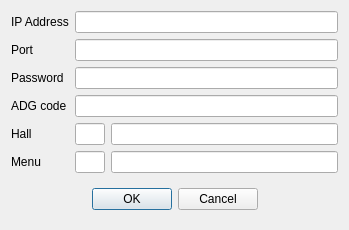
<?xml version="1.0" encoding="UTF-8"?>
<ui version="4.0">
 <class>DlgTaxPrintSetup</class>
 <widget class="QDialog" name="DlgTaxPrintSetup">
  <property name="geometry">
   <rect>
    <x>0</x>
    <y>0</y>
    <width>349</width>
    <height>222</height>
   </rect>
  </property>
  <property name="windowTitle">
   <string>Tax Printer Setup</string>
  </property>
  <layout class="QVBoxLayout" name="verticalLayout">
   <item>
    <layout class="QGridLayout" name="gridLayout">
     <item row="4" column="0">
      <widget class="QLabel" name="label_5">
       <property name="text">
        <string>Hall</string>
       </property>
      </widget>
     </item>
     <item row="2" column="0">
      <widget class="QLabel" name="label_3">
       <property name="text">
        <string>Password</string>
       </property>
      </widget>
     </item>
     <item row="0" column="0">
      <widget class="QLabel" name="label">
       <property name="text">
        <string>IP Address</string>
       </property>
      </widget>
     </item>
     <item row="1" column="0">
      <widget class="QLabel" name="label_2">
       <property name="text">
        <string>Port</string>
       </property>
      </widget>
     </item>
     <item row="3" column="0">
      <widget class="QLabel" name="label_4">
       <property name="text">
        <string>ADG code</string>
       </property>
      </widget>
     </item>
     <item row="6" column="0" colspan="3">
      <widget class="QWidget" name="widget" native="true">
       <layout class="QHBoxLayout" name="horizontalLayout">
        <item>
         <spacer name="horizontalSpacer">
          <property name="orientation">
           <enum>Qt::Horizontal</enum>
          </property>
          <property name="sizeHint" stdset="0">
           <size>
            <width>69</width>
            <height>20</height>
           </size>
          </property>
         </spacer>
        </item>
        <item>
         <widget class="QPushButton" name="btnOk">
          <property name="text">
           <string>OK</string>
          </property>
         </widget>
        </item>
        <item>
         <widget class="QPushButton" name="btnCancel">
          <property name="text">
           <string>Cancel</string>
          </property>
         </widget>
        </item>
        <item>
         <spacer name="horizontalSpacer_2">
          <property name="orientation">
           <enum>Qt::Horizontal</enum>
          </property>
          <property name="sizeHint" stdset="0">
           <size>
            <width>68</width>
            <height>20</height>
           </size>
          </property>
         </spacer>
        </item>
       </layout>
      </widget>
     </item>
     <item row="5" column="0">
      <widget class="QLabel" name="label_6">
       <property name="text">
        <string>Menu</string>
       </property>
      </widget>
     </item>
     <item row="4" column="2">
      <widget class="EQLineEdit" name="leHallName"/>
     </item>
     <item row="5" column="2">
      <widget class="EQLineEdit" name="leMenuName"/>
     </item>
     <item row="4" column="1">
      <widget class="EQLineEdit" name="leHallCode">
       <property name="maximumSize">
        <size>
         <width>30</width>
         <height>16777215</height>
        </size>
       </property>
      </widget>
     </item>
     <item row="5" column="1">
      <widget class="EQLineEdit" name="leMenuCode">
       <property name="maximumSize">
        <size>
         <width>30</width>
         <height>16777215</height>
        </size>
       </property>
      </widget>
     </item>
     <item row="0" column="1" colspan="2">
      <widget class="EQLineEdit" name="leAddress"/>
     </item>
     <item row="1" column="1" colspan="2">
      <widget class="EQLineEdit" name="lePort"/>
     </item>
     <item row="2" column="1" colspan="2">
      <widget class="EQLineEdit" name="lePassword"/>
     </item>
     <item row="3" column="1" colspan="2">
      <widget class="QLineEdit" name="leAdg"/>
     </item>
    </layout>
   </item>
  </layout>
 </widget>
 <customwidgets>
  <customwidget>
   <class>EQLineEdit</class>
   <extends>QLineEdit</extends>
   <header location="global">eqlineedit.h</header>
   <slots>
    <signal>customButtonClicked(bool)</signal>
   </slots>
  </customwidget>
 </customwidgets>
 <tabstops>
  <tabstop>leAddress</tabstop>
  <tabstop>lePort</tabstop>
  <tabstop>lePassword</tabstop>
  <tabstop>leAdg</tabstop>
  <tabstop>btnOk</tabstop>
  <tabstop>btnCancel</tabstop>
 </tabstops>
 <resources/>
 <connections/>
</ui>
